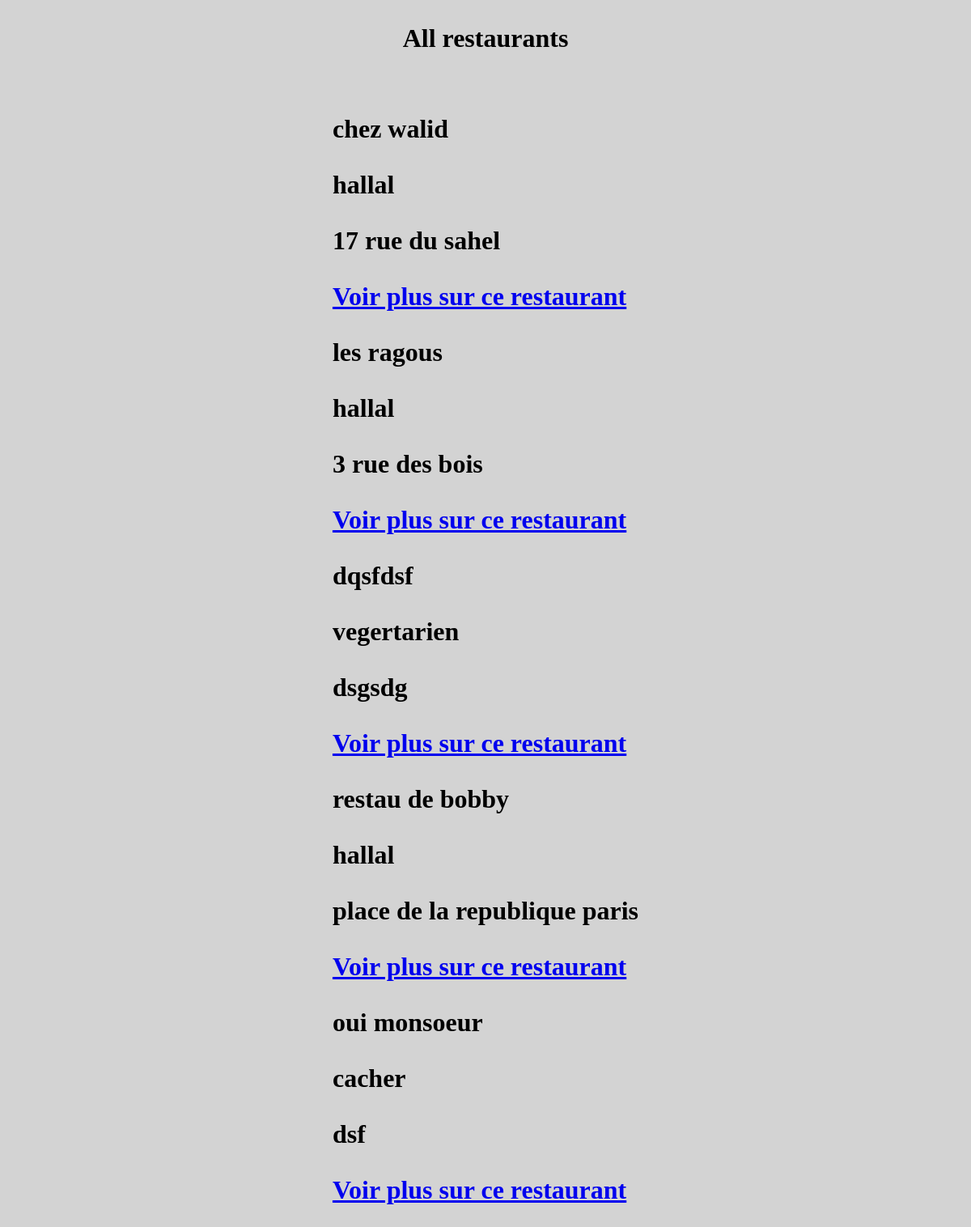
/all, run on an earlier commit of the app's database.
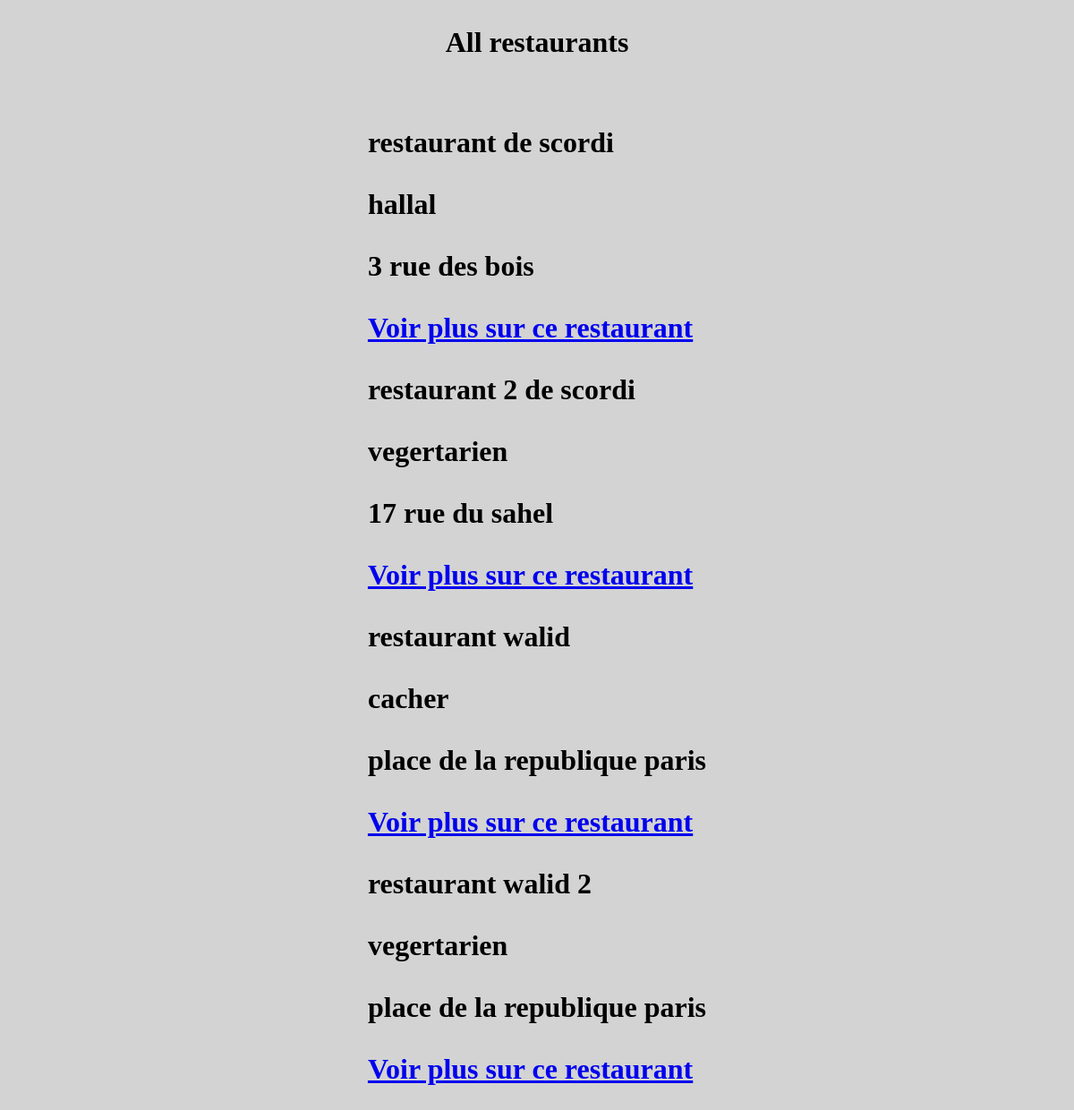
And on a later commit of the database.
### food_app/models.py (models this page shows, shortened)
class Restaurant(models.Model):
    name=models.CharField(max_length=150,)
    adress=models.CharField(max_length=150,)
    price=models.FloatField(null=True, blank=True,default=0)
    creator=models.ForeignKey(User,on_delete=models.SET_NULL,null=True)
    inclusive_type=models.ForeignKey(Inclusive_type,on_delete=models.SET_NULL,null=True)
    food_type=models.ForeignKey(Food_type,on_delete=models.SET_NULL,null=True)
    image = models.ImageField(upload_to='restaurant_pict',blank=True,null=True)
    likes = models.ManyToManyField(User,related_name="restaurant_post",blank=True,default="")

class Inclusive_type(models.Model):
    name=models.CharField(max_length=150,)
    def __str__(self):
        return self.name

### food_app/views.py (the view)
# urls.py: path('all',allRestaurants,name="all_restaurants"),
def allRestaurants(request):
    allRestaurants = Restaurant.objects.all()
    context={
        "allRestaurants":allRestaurants
    }
    return render(request,'food_app/allRestaurants.html',context)

### food_app/templates/food_app/allRestaurants.html (shortened to what this page needs)
{% extends "main.html" %}
{% load static %}
{%block content%}
<h1>All restaurants<h1>
{% for restaurant in allRestaurants %}
<p>{{restaurant.name}}</p>
<p>{{restaurant.inclusive_type}}</p>
<p>{{restaurant.adress}}</p>
<a href="{% url 'food_app:one_restaurant' restaurant.id %}">Voir plus sur ce restaurant</a>
{% endfor %}
{%endblock%}

### project_test/templates/main.html (shortened to what this page needs)
{% load static %}
<!DOCTYPE html>
<html lang="fr">
  <head>
    <link href="{% static 'project_test/main.css'%}" rel="stylesheet" />
  </head>
<body>
{% block content  %}
{% endblock  %}
</body>
</html>

### project_test/static/project_test/main.css (style rules this page uses)
body { background-color:lightgray; display:flex; flex-direction: column; align-items: center; }

What changed in the data, as far as the page shows it:
removed Restaurant: name "chez walid", inclusive_type "hallal", adress "17 rue du sahel"
removed Restaurant: name "les ragous", inclusive_type "hallal", adress "3 rue des bois"
removed Restaurant: name "dqsfdsf", inclusive_type "vegertarien", adress "dsgsdg"
removed Restaurant: name "restau de bobby", inclusive_type "hallal", adress "place de la republique paris"
removed Restaurant: name "oui monsoeur", inclusive_type "cacher", adress "dsf"
added Restaurant: name "restaurant de scordi", inclusive_type "hallal", adress "3 rue des bois"
added Restaurant: name "restaurant 2 de scordi", inclusive_type "vegertarien", adress "17 rue du sahel"
added Restaurant: name "restaurant walid", inclusive_type "cacher", adress "place de la republique paris"
added Restaurant: name "restaurant walid 2", inclusive_type "vegertarien", adress "place de la republique paris"
